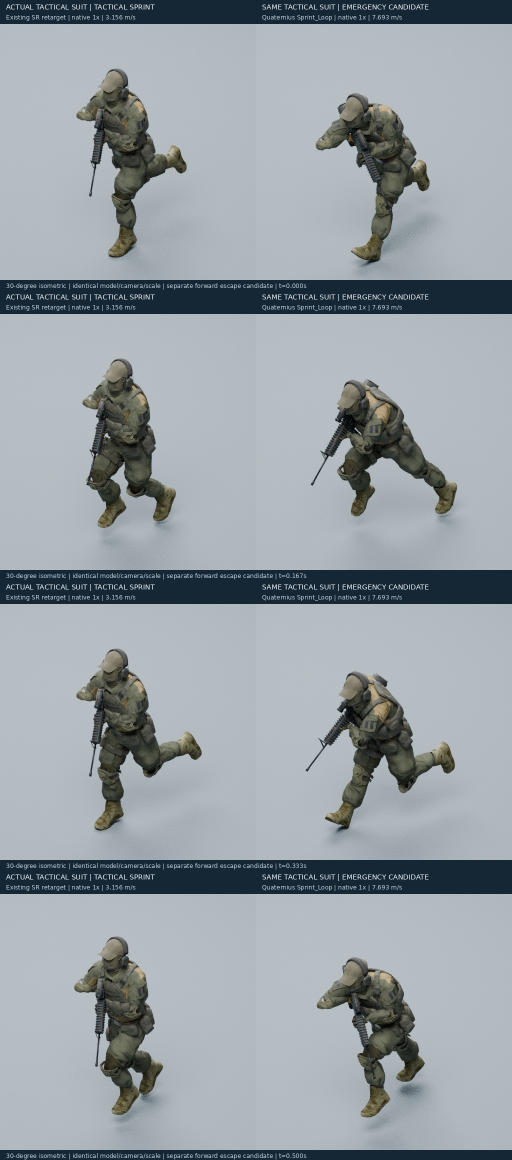
#> input picture assets-3d/infantry-animation-integration/review/sprint-roles-iso.jpg, 1024 x 2320 px, given in place of 0000.png, which was not available (shown at 1/2 size)
$ python stitch-review.py
#> lines starting #> are read from the running program, lines starting #| are printed output that depends on the picture
"""Compare two real motions on the same actual external model, without retiming."""
from pathlib import Path
from PIL import Image,ImageDraw,ImageFont
import subprocess,json,hashlib,shutil
ROOT=Path(__file__).resolve().parents[1];OUT=ROOT/'review';CACHE=Path('/workspace/infantry-integration-frames');OLD=Path('/workspace/tactical-suit-frames');font=ImageFont.truetype('/usr/share/fonts/truetype/dejavu/DejaVuSans.ttf',14);small=ImageFont.truetype('/usr/share/fonts/truetype/dejavu/DejaVuSans.ttf',12);report=[]
for view in ['side','iso']:
 dest=CACHE/f'sprint-comparison-{view}';dest.mkdir(exist_ok=True)
 for i in range(16):
  im=Image.new('RGB',(1024,580),'#152634');d=ImageDraw.Draw(im)
#> after `im = Image.new('RGB', (1024, 580), '#152634')`:
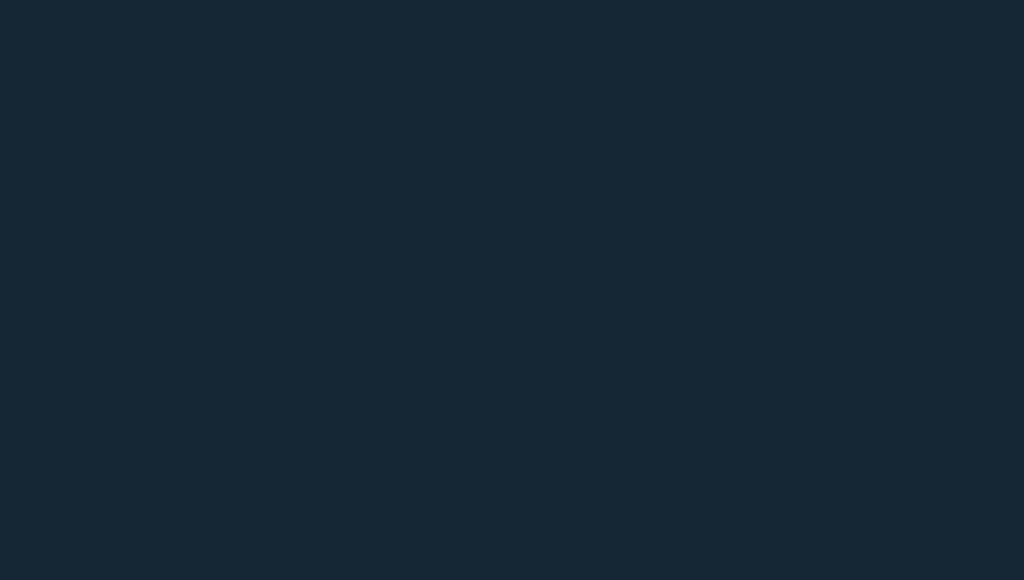
#> im: PIL image 1024x580 RGB; mean R, G, B 21, 38, 52
  for col,p in enumerate([CACHE/f'motion-sprint-{view}-suit',OLD/f'motion-sprint-{view}-suit']):im.paste(Image.open(p/f'{i:04d}.png').convert('RGB'),(col*512,48))
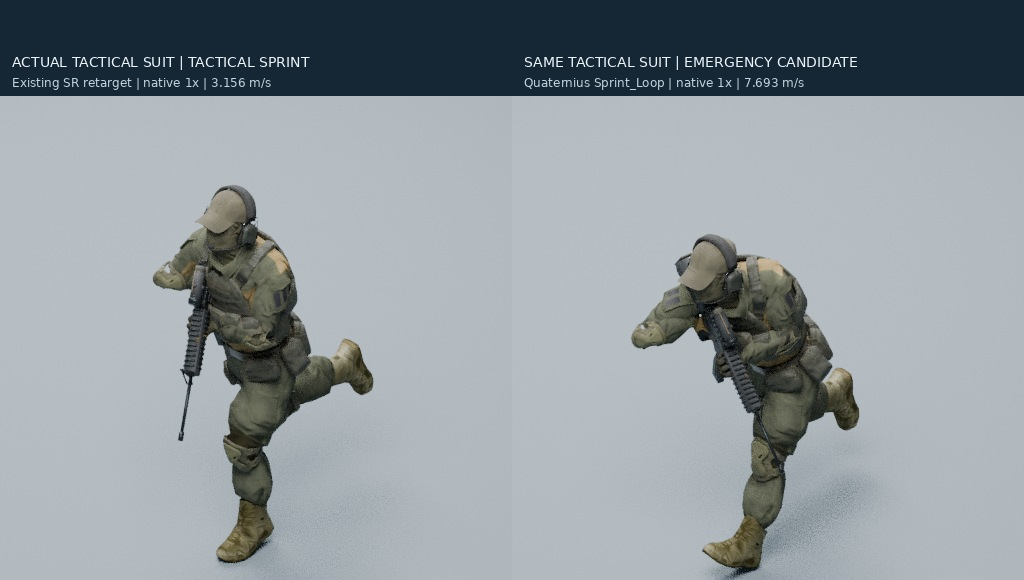
#> im: PIL image 1024x580 RGB; mean R, G, B 143.2, 151.5, 157
  d.text((12,6),'ACTUAL TACTICAL SUIT | TACTICAL SPRINT',font=font,fill='#edf5fb');d.text((524,6),'SAME TACTICAL SUIT | EMERGENCY CANDIDATE',font=font,fill='#edf5fb')
  d.text((12,27),'Existing SR retarget | native 1x | 3.156 m/s',font=small,fill='#c2d4df');d.text((524,27),'Quaternius Sprint_Loop | native 1x | 7.693 m/s',font=small,fill='#c2d4df')
  d.text((12,564),('Side'if view=='side'else'30-degree isometric')+f' | identical model/camera/scale | separate forward escape candidate | t={i/24:.3f}s',font=small,fill='#c2d4df');im.save(dest/f'{i:04d}.png')
#> after `d.text((12, 564), ('Side' if view == 'side' else '30-degree isometric'`:
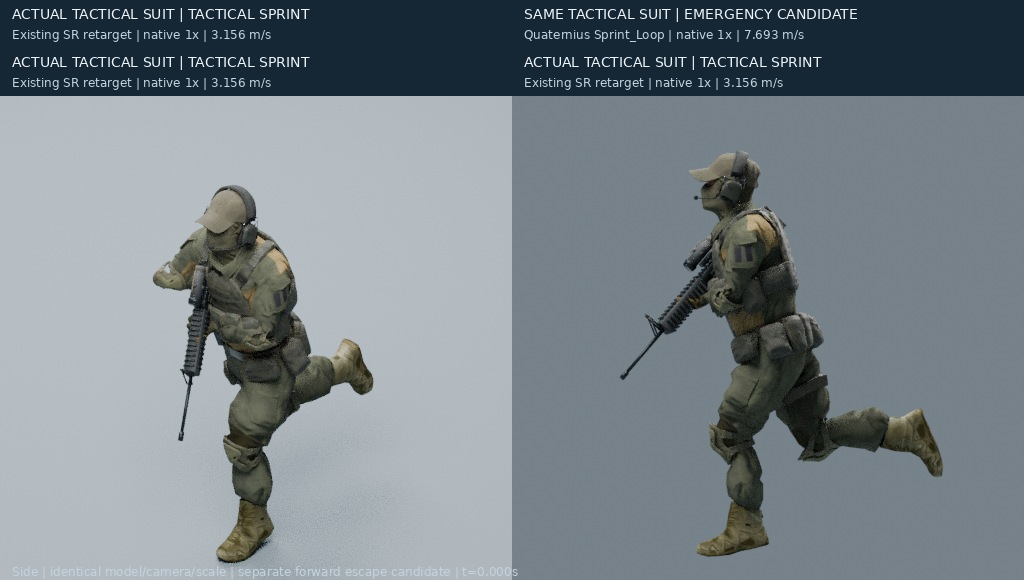
#> saved as 0000.png: PIL image 1024x580 RGB; mean R, G, B 121.1, 130.4, 136.9
#> (the run stopped early here; a loop or call above may not have finished)
